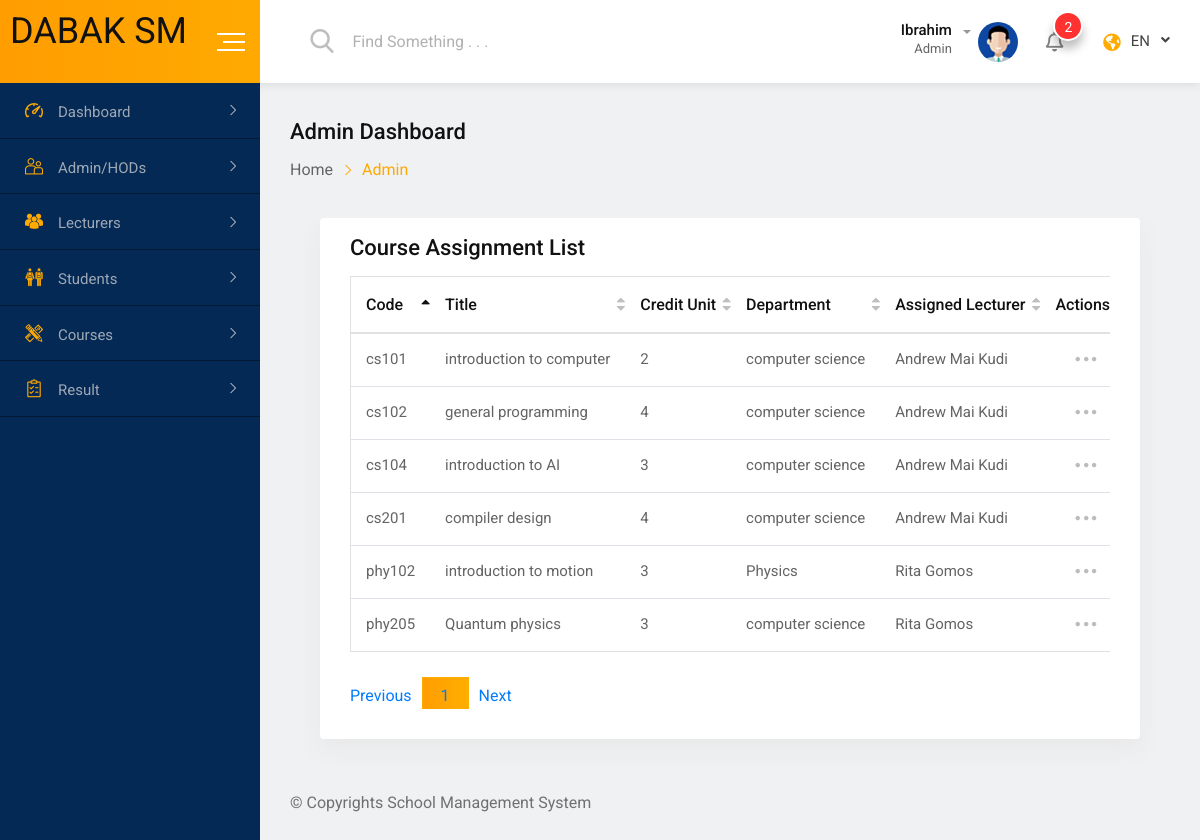
/administration/courses/ (signed in), run on the app's committed database.
### academics/models.py (models this page shows, shortened)
class Course(models.Model):
    LEVEL_CHOICES = [
        ('100', '100 Level'),
        ('200', '200 Level'),
        ('300', '300 Level'),
        ('400', '400 Level'),
    ]
    code = models.CharField(max_length=10, unique=True)
    title = models.CharField(max_length=200)
    credit_unit = models.IntegerField()
    department = models.ForeignKey(Department, on_delete=models.CASCADE, related_name='courses')
    assigned_lecturer = models.ForeignKey(
        'lecturers.Lecturer',
        on_delete=models.SET_NULL,
        null=True,
        blank=True,
        related_name='assigned_courses'
    )
    prerequisites = models.ManyToManyField(
        'self',
        symmetrical=False,
        blank=True,
        related_name='required_for'
    )
    pass_mark = models.PositiveIntegerField(default=40)
    COURSE_TYPE_CHOICES = [
        ('core', 'Core'),
        ('elective', 'Elective'),
    ]
    course_type = models.CharField(max_length=10, choices=COURSE_TYPE_CHOICES, default='core')
    offered_level = models.CharField(max_length=10, choices=LEVEL_CHOICES, default='100')

class Department(models.Model):
    faculty = models.ForeignKey(Faculty, on_delete=models.CASCADE, related_name='departments')
    name = models.CharField(max_length=150)
    description = models.TextField(blank=True, null=True)

### lecturers/models.py (models this page shows, shortened)
class Lecturer(models.Model):
    user = models.OneToOneField(CustomUser, on_delete=models.CASCADE, related_name='lecturer_profile')
    staff_id = models.CharField(max_length=20, unique=True)
    department = models.ForeignKey(Department, on_delete=models.CASCADE, related_name='lecturers')
    rank = models.CharField(max_length=50, blank=True, null=True)

### accounts/models.py (models this page shows, shortened)
class CustomUser(AbstractUser):
    ROLE_CHOICES = [
        ('student', 'Student'),
        ('lecturer', 'Lecturer'),
        ('admin', 'Admin'),
    ]
    USERNAME_FIELD = 'username'
    REQUIRED_FIELDS = []
    role = models.CharField(max_length=20, choices=ROLE_CHOICES)
    is_active = models.BooleanField(default=True)

### administration/views.py (the view)
    def wrapper(request, *args, **kwargs):
        if not request.user.is_authenticated or request.user.role != 'admin':
            messages.error(request, "Access denied: Admins only.")
            return redirect('login')
        return view_func(request, *args, **kwargs)

### administration/views.py (called while the page is built)
def admin_required(view_func):
    def wrapper(request, *args, **kwargs):
        if not request.user.is_authenticated or request.user.role != 'admin':
            messages.error(request, "Access denied: Admins only.")
            return redirect('login')
        return view_func(request, *args, **kwargs)
    return wrapper

@login_required
@admin_required
def course_assignment_list(request):
    courses = Course.objects.select_related('assigned_lecturer', 'department').all()
    return render(request, 'administration/course_assign_list.html', {'courses': courses})

### templates/administration/course_assign_list.html (shortened to what this page needs)
{% extends "../admin_base.html" %}
{% block content %}
<div class="dashboard-content-one">
  <div class="card height-auto">
      <div class="card-body">
          <div class="heading-layout1">
              <div class="item-title">
                  <h3>Course Assignment List</h3>
              </div>
          </div>
            <div class="table-responsive">
              <table class="table display data-table text-nowrap">
                  <thead>
                      <tr>
                          <th>Code</th>
                          <th>Title</th>
                          <th>Credit Unit</th>
                          <th>Department</th>
                          <th>Assigned Lecturer</th>
                          <th>Actions</th>
                      </tr>
                  </thead>
                  <tbody>
                    {% for course in courses %}
                      <tr>
                        <td>{{ course.code }}</td>
                        <td>{{ course.title }}</td>
                        <td>{{ course.credit_unit }}</td>
                        <td>{{ course.department.name }}</td>
                        <td>{{ course.assigned_lecturer.user.get_full_name|default:"Not Assigned" }}</td>
                        <td>
                            <div class="dropdown">
                                <a href="#" class="dropdown-toggle" data-toggle="dropdown"
                                    aria-expanded="false">
                                    <span class="flaticon-more-button-of-three-dots"></span>
                                </a>
                            </div>
                        </td>
                      </tr>
                      {% empty %}
                      <tr><td colspan="6">No courses found.</td></tr>
                      {% endfor %}
                  </tbody>
              </table>
          </div>
      </div>
  </div>
</div>
{% endblock %}

### static/css/main.css (style rules this page uses)
html { color: #222; font-size: 1em; line-height: 1.4; }

### data on the page
Course: code "cs101", title "introduction to computer", credit_unit "2", department.name "computer science", assigned_lecturer.user.get_full_name "Andrew Mai Kudi"
Course: code "cs102", title "general programming", credit_unit "4", department.name "computer science", assigned_lecturer.user.get_full_name "Andrew Mai Kudi"
Course: code "phy102", title "introduction to motion", credit_unit "3", department.name "Physics", assigned_lecturer.user.get_full_name "Rita Gomos"
Course: code "cs201", title "compiler design", credit_unit "4", department.name "computer science", assigned_lecturer.user.get_full_name "Andrew Mai Kudi"
Course: code "phy205", title "Quantum physics", credit_unit "3", department.name "computer science", assigned_lecturer.user.get_full_name "Rita Gomos"
Course: code "cs104", title "introduction to AI", credit_unit "3", department.name "computer science", assigned_lecturer.user.get_full_name "Andrew Mai Kudi"
